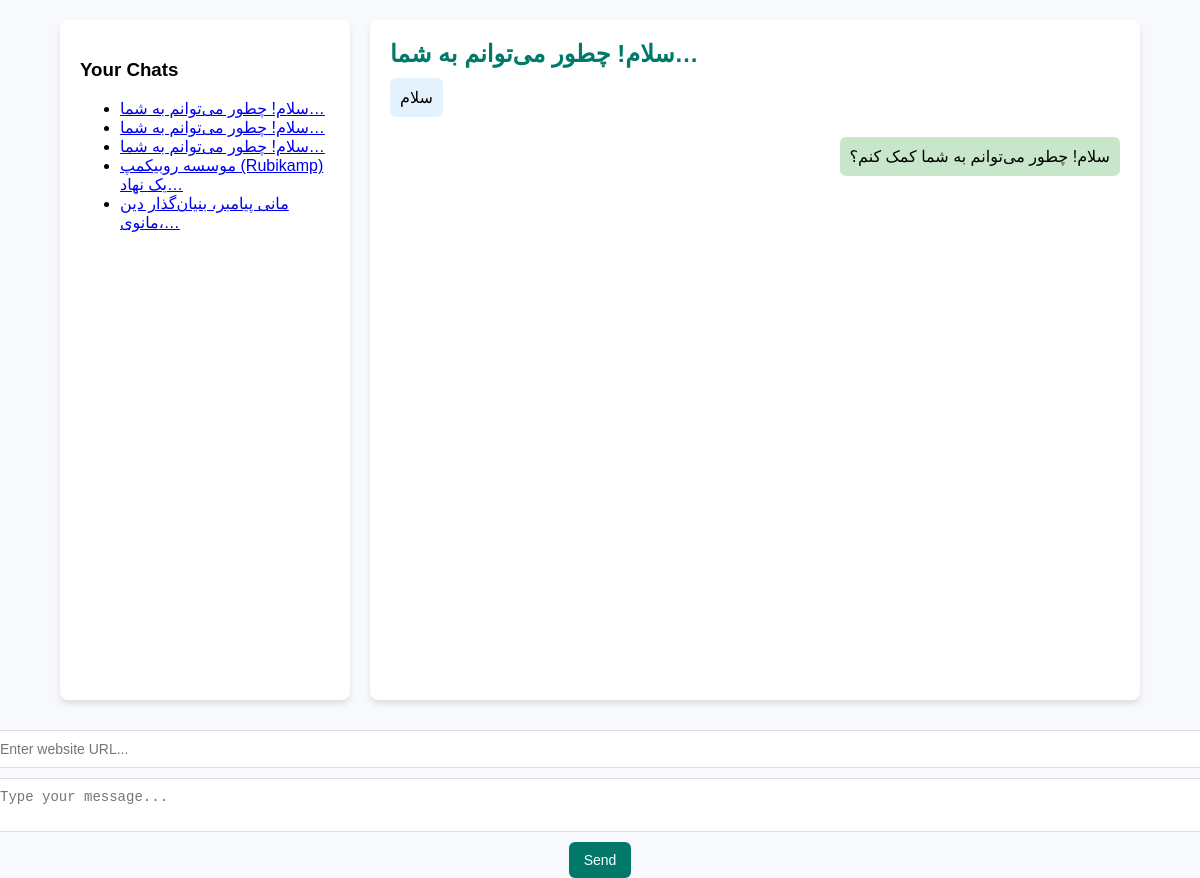
The page / on the database its author committed.
### ai/models.py (models this page shows, shortened)
class Conversation(models.Model):
    user_question = models.TextField()  # سوال کاربر
    assistant_answer = models.TextField()  # پاسخ هوش مصنوعی
    timestamp = models.DateTimeField(auto_now_add=True)  # زمان ایجاد
    context_url = models.URLField(null=True, blank=True)  # ذخیره لینک محتوا
    title = models.CharField(max_length=255, null=True, blank=True)  # عنوان یا خلاصه چت
    is_active = models.BooleanField(default=False)  # آیا این چت فعال است؟

### ai/views.py (the view, shortened to what this page needs)
# urls.py: 2. Add a URL to urlpatterns:  path('', views.home, name='home')
def home(request):
    conversations = Conversation.objects.all().order_by('-timestamp')
    active_chat = conversations.filter(is_active=True).first()
    return render(request, 'ai/home.html', {'conversations': conversations, 'active_chat': active_chat})

### templates/ai/home.html (shortened to what this page needs)
{% extends 'base/base.html' %}
{% load static %}
{% block body %}
<div id="chat-container">
    <div id="chat-menu">
        <h3>Your Chats</h3>
        <ul>
            {% for chat in conversations %}
                <li>
                    <a href="#" onclick="loadChat({{ chat.id }})">{{ chat.title }}</a>
                </li>
            {% endfor %}
        </ul>
    </div>
    <div id="chat-box">
        {% if active_chat %}
            <h2>{{ active_chat.title }}</h2>
            <div class="message user">{{ active_chat.user_question }}</div>
            <div class="message assistant">{{ active_chat.assistant_answer }}</div>
        {% else %}
            <h2>No Active Chat</h2>
        {% endif %}
    </div>
</div>
<input type="url" id="url-input" placeholder="Enter website URL...">
<textarea id="user-input" placeholder="Type your message..."></textarea>
<button onclick="sendMessage()">Send</button>
{% endblock %}

### templates/base/base.html (shortened to what this page needs)
{% load static %}
{% load render_partial %}
<!DOCTYPE html>
<html lang="en">
<head>
</head>
<body>
{% block body %}
{% endblock %}
</body>
</html>

### templates/ai/home.html (style rules this page uses)
body { font-family: Arial, sans-serif; margin: 0; padding: 0; background-color: #f7f9fc; display: flex; flex-direction: column; align-items: center; }
#chat-container { display: flex; width: 90%; max-width: 1200px; margin: 20px auto; gap: 20px; }
#chat-menu, #chat-box { background: white; border-radius: 8px; box-shadow: 0 4px 6px rgba(0, 0, 0, 0.1); padding: 20px; }
#chat-menu { flex: 0 0 250px; max-height: 80vh; overflow-y: auto; }
#chat-box { flex: 1; display: flex; flex-direction: column; height: 80vh; overflow-y: auto; }
#chat-box h2 { margin: 0; color: #00796b; }
.message { padding: 10px; margin: 10px 0; border-radius: 6px; animation: fadeIn 0.3s ease-in-out; }
.message.user { background-color: #e3f2fd; align-self: flex-start; }
.message.assistant { background-color: #c8e6c9; align-self: flex-end; }
textarea, input[type="url"] { width: 100%; padding: 10px; border-radius: 6px; border: 1px solid #ddd; margin-top: 10px; resize: none; font-size: 14px; }
button { padding: 10px 15px; border: none; background: #00796b; color: white; font-size: 14px; cursor: pointer; border-radius: 6px; margin-top: 10px; transition: background 0.3s; }

### rows shown on the page
Conversation: title "سلام! چطور می‌توانم به شما…", user_question "سلام", assistant_answer "سلام! چطور می‌توانم به شما کمک کنم؟"
Conversation: title "سلام! چطور می‌توانم به شما…"
Conversation: title "سلام! چطور می‌توانم به شما…"
Conversation: title "موسسه روبیکمپ (Rubikamp) یک نهاد…"
Conversation: title "مانی پیامبر، بنیان‌گذار دین مانوی،…"
